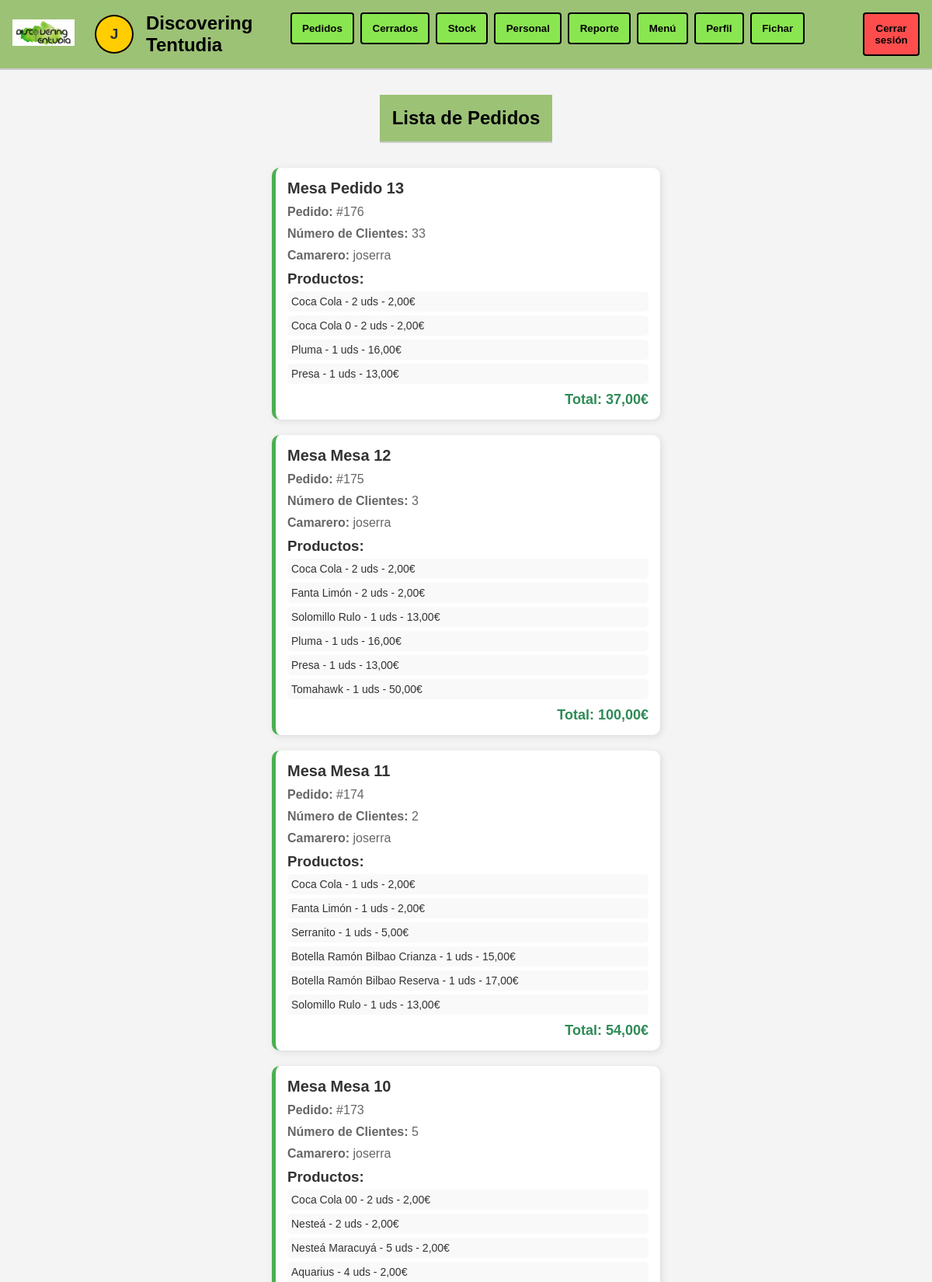
The page /pedidos/ (signed in, upper part) on the database its author committed.
### tapAppGestion/models.py (models this page shows, shortened)
class Pedido(models.Model):
    mesa = models.CharField(max_length=50)
    numero_clientes = models.PositiveIntegerField()
    productos = models.ManyToManyField(Producto, through='PedidoProducto')
    camarero = models.ForeignKey(User, on_delete=models.CASCADE)  #camarero que toma el pedido
    pagado = models.BooleanField(default=False)
    fecha = models.DateTimeField(default=now)
    fecha_cierre = models.DateTimeField(null=True, blank=True)  # Fecha cuando se pagó

class PedidoProducto(models.Model):
    pedido = models.ForeignKey(Pedido, on_delete=models.CASCADE)
    producto = models.ForeignKey(Producto, on_delete=models.CASCADE)
    cantidad = models.PositiveIntegerField(default=1)
    nota = models.TextField(blank=True, null=True)  # Nuevo campo para notas

class Producto(models.Model):
    CATEGORIAS = (
        ('Cervezas', 'Cervezas'),
        ('Bebida/Refresco', 'Bebida/Refresco'),
        ('Copa Vino', 'Copa Vino'),
        ('Botellas Vino', 'Botellas Vino'),
        ('Fuera de Carta', 'Fuera de Carta'),
        ('Pan', 'Pan'),
        ('Tapas o ½ Ración', 'Tapas o ½ Ración'),
        ('Entrantes', 'Entrantes'),
        ('Pescados', 'Pescados'),
        ('Carnes Ibéricas', 'Carnes Ibéricas'),
        ('Carnes Ternera', 'Carnes Ternera'),
        ('Bocadillos', 'Bocadillos'),
        ('Postres', 'Postres'),
        ('Cafés', 'Cafés'),
        ('Bebidas Alcohólicas', 'Bebidas Alcohólicas'),
        ('Desayunos', 'Desayunos'),
        ('Oferta del día', 'Oferta del día'),
    )
    nombre = models.CharField(max_length=100)
    categoria = models.CharField(max_length=50, choices=CATEGORIAS)
    precio = models.DecimalField(max_digits=6, decimal_places=2)
    imagen = models.ImageField(upload_to='productos/', blank=True, null=True)
    cantidad = models.PositiveIntegerField(default=0)  # Campo para la cantidad en el almacén
    es_barril = models.BooleanField(default=False)
    litros_disponibles = models.DecimalField(max_digits=6, decimal_places=2, null=True, blank=True)
    kilos_disponibles = models.DecimalField(max_digits=6, decimal_places=2, null=True, blank=True)

### tapAppGestion/views.py (the view)
# urls.py: path('pedidos/', views.lista_pedidos, name='lista_pedidos'),
@login_required
def lista_pedidos(request, pedido_id=None):
    pedidos = Pedido.objects.filter(pagado=False).order_by('-fecha')
    pedidos_con_productos = []
    for pedido in pedidos:
        productos_pedido = PedidoProducto.objects.filter(pedido=pedido).select_related('producto')
        total_pedido = sum(producto_pedido.producto.precio * producto_pedido.cantidad for producto_pedido in productos_pedido)
        pedidos_con_productos.append({
            'pedido': pedido,
            'productos': productos_pedido,
            'total_pedido': round(total_pedido, 2)
        })
    return render(request, 'lista_pedidos.html', {'pedidos_con_productos': pedidos_con_productos,  'pedido_reciente_id': pedido_id})

### tapAppGestion/templates/lista_pedidos.html (shortened to what this page needs)
{% extends 'base.html' %}
{% load static %}
{% block content %}
<!DOCTYPE html>
<html lang="es">
<head>
  <link rel="stylesheet" type="text/css" href="{% static 'css/stylesListaPedidos.css' %}">
</head>
<body>
  <header>
    <div>
      <h1>Lista de Pedidos</h1>
    </div>
  </header>
  <main>
    <div class="lista-pedidos-container">
      {% for item in pedidos_con_productos %}
      <a href="{% url 'detalles_pedido' item.pedido.id %}" class="pedido-link">
        <div class="pedido-card">
          <h2>Mesa {{ item.pedido.mesa }}</h2>
          <p class="pedido-info"><strong>Pedido:</strong> #{{ item.pedido.id }}</p>
          <p class="pedido-info"><strong>Número de Clientes:</strong> {{ item.pedido.numero_clientes }}</p>
          <p class="pedido-info"><strong>Camarero:</strong> {{ item.pedido.camarero.username }}</p>
          <h3>Productos:</h3>
          <ul class="pedido-productos">
            {% for producto_pedido in item.productos %}
            <li>{{ producto_pedido.producto.nombre }} - {{ producto_pedido.cantidad }} uds - {{ producto_pedido.producto.precio }}€</li>
            {% endfor %}
          </ul>
          <p class="pedido-total">Total: {{ item.total_pedido }}€</p>
        </div>
      </a>
      {% empty %}
      <p>No hay pedidos registrados.</p>
      {% endfor %}
    </div>
  </main>
</body>
</html>
{% endblock %}

### tapAppGestion/templates/base.html (shortened to what this page needs)
{% load static %}
<!DOCTYPE html>
<html lang="es">
<head>
    <link rel="stylesheet" type="text/css" href="{% static 'css/stylesIndex.css' %}">
</head>
<body>
    <header>
        <div class="header-left">
            <a href="{% url 'index' %}">
                <img src="{% static 'images/logo_blanco.jpeg' %}" alt="Logo Discovering Tentudia" class="logo">
            </a>
            <a href="{% url 'profile' %}" style="text-decoration: none;">
                <div class="user-circle">{{ user.first_name|slice:":1" }}</div>
            </a>
            <h1>Discovering Tentudia</h1>
        </div>
        <nav>
            <a href="{% url 'lista_pedidos' %}">
                <button>Pedidos</button>
            </a>
            {% if user.is_superuser %}
            <a href="{% url 'lista_pedidos_cerrados' %}">
                <button>Cerrados</button>
            </a>
            <a href="{% url 'stock' %}">
                <button>Stock</button>
            </a>
            <a href="{% url 'personal' %}">
                <button>Personal</button>
            </a>
            <a href="{% url 'reporte' %}">
                <button>Reporte</button>
            </a>
            {% endif %}
            <a href="{% url 'menu' %}">
                <button>Menú</button>
            </a>
            <a href="{% url 'profile' %}">
                <button>Perfil</button>
            </a>
            <a href="{% url 'control_horarios' %}">
                <button>Fichar</button>
            </a>
            <a href="{% url 'salir' %}">
                <button class="logout-button">Cerrar sesión</button>
            </a>
        </nav>
    </header>
    <main>
        {% block content %}
        {% endblock %}
    </main>
</body>
</html>

### tapAppGestion/static/css/stylesIndex.css (style rules this page uses)
* { margin: 0; padding: 0; box-sizing: border-box; }
body { font-family: Arial, sans-serif; background-color: #fff; color: #333; }
header { display: flex; align-items: center; justify-content: space-between; padding: 1em; border-bottom: 2px solid #ccc; }
header h1 { font-weight: bold; font-size: 24px; color: black; }
.header-left { display: flex; align-items: center; gap: 1em; }
.user-circle { width: 50px; height: 50px; border-radius: 50%; background-color: #ffcd00; display: flex; align-items: center; justify-content: center; font-weight: bold; font-size: 1.2rem; color: #333; box-shadow: 0 0 0 2px #000 inset; }
h1 { font-size: 1.2rem; font-weight: normal; }
nav { display: flex; gap: 0.5em; }
nav button { background-color: #8ae650; border: 2px solid #000; color: #000; font-weight: bold; padding: 0.8em 1em; cursor: pointer; border-radius: 4px; }
.logout-button { background-color: #ff4d4d; margin-left: 5em; }
main { position: relative; padding: 2em; display: flex; flex-direction: column; align-items: center; }
.logo { width: 80px; height: auto; margin-right: 10px; }

### tapAppGestion/static/css/stylesListaPedidos.css (style rules this page uses)
body { font-family: Arial, sans-serif; background-color: #f4f4f4; color: #333; margin: 0; padding: 0; }
.lista-pedidos-container { display: flex; flex-wrap: wrap; justify-content: center; gap: 20px; width: 90%; max-width: 1200px; }
.pedido-card { background: white; border-radius: 10px; box-shadow: 2px 2px 10px rgba(0, 0, 0, 0.1); padding: 15px; width: 500px; border-left: 5px solid #4CAF50; }
.pedido-card h2 { font-size: 20px; margin: 0 0 10px 0; color: #333; }
.pedido-info { font-size: 16px; color: #666; margin-bottom: 10px; }
.pedido-productos { list-style: none; padding: 0; }
.pedido-productos li { background: #f9f9f9; margin: 5px 0; padding: 5px; border-radius: 5px; font-size: 14px; }
.pedido-total { font-size: 18px; font-weight: bold; color: #2E8B57; text-align: right; margin-top: 10px; }
.pedido-link { text-decoration: none; color: inherit; }
.pedido-card { transition: transform 0.2s ease-in-out; }
.pedido-link { text-decoration: none; color: inherit; display: block; }

### tapAppGestion/templates/base.html (style rules this page uses)
header { background-color: #9cc276; }

### rows shown on the page
Pedido: pedido.mesa "Pedido 13", pedido.id "176", pedido.numero_clientes "33", pedido.camarero.username "joserra", total_pedido "37,00"
PedidoProducto: producto.nombre "Coca Cola", cantidad "2", producto.precio "2,00"
PedidoProducto: producto.nombre "Coca Cola 0", cantidad "2", producto.precio "2,00"
PedidoProducto: producto.nombre "Pluma", cantidad "1", producto.precio "16,00"
PedidoProducto: producto.nombre "Presa", cantidad "1", producto.precio "13,00"
Pedido: pedido.mesa "Mesa 12", pedido.id "175", pedido.numero_clientes "3", pedido.camarero.username "joserra", total_pedido "100,00"
PedidoProducto: producto.nombre "Coca Cola", cantidad "2", producto.precio "2,00"
PedidoProducto: producto.nombre "Fanta Limón", cantidad "2", producto.precio "2,00"
PedidoProducto: producto.nombre "Solomillo Rulo", cantidad "1", producto.precio "13,00"
PedidoProducto: producto.nombre "Pluma", cantidad "1", producto.precio "16,00"
PedidoProducto: producto.nombre "Presa", cantidad "1", producto.precio "13,00"
PedidoProducto: producto.nombre "Tomahawk", cantidad "1", producto.precio "50,00"
Pedido: pedido.mesa "Mesa 11", pedido.id "174", pedido.numero_clientes "2", pedido.camarero.username "joserra", total_pedido "54,00"
PedidoProducto: producto.nombre "Coca Cola", cantidad "1", producto.precio "2,00"
PedidoProducto: producto.nombre "Fanta Limón", cantidad "1", producto.precio "2,00"
PedidoProducto: producto.nombre "Serranito", cantidad "1", producto.precio "5,00"
PedidoProducto: producto.nombre "Botella Ramón Bilbao Crianza", cantidad "1", producto.precio "15,00"
PedidoProducto: producto.nombre "Botella Ramón Bilbao Reserva", cantidad "1", producto.precio "17,00"
PedidoProducto: producto.nombre "Solomillo Rulo", cantidad "1", producto.precio "13,00"
Pedido: pedido.mesa "Mesa 10", pedido.id "173", pedido.numero_clientes "5", pedido.camarero.username "joserra"
PedidoProducto: producto.nombre "Coca Cola 00", cantidad "2", producto.precio "2,00"
PedidoProducto: producto.nombre "Nesteá", cantidad "2", producto.precio "2,00"
PedidoProducto: producto.nombre "Nesteá Maracuyá", cantidad "5", producto.precio "2,00"
PedidoProducto: producto.nombre "Aquarius", cantidad "4", producto.precio "2,00"

### other values the page prints
{{ user.first_name|slice:":1" }} "J"
